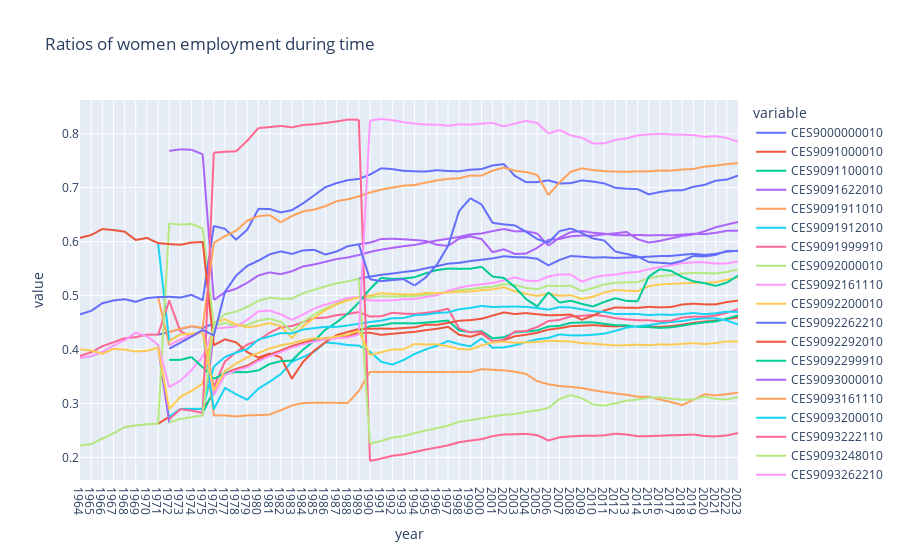

The cell this chart's notebook holds for it:
### Markdown cell above
For a better comparative between the status of the men employment and women employment for each serie, it was prepared the table **all_percent_women_in_government** where the women government employment ratio was calculated by the relation (division) of the sum_value_women (women employment data for the year) and sum_value_tot (total employment data for the year).

### Code cell
df_full = preparationOfDataframesFull("all_percent_women_in_government")
dataCharConstructorYear(df_full,"Ratios of women employment during time")
